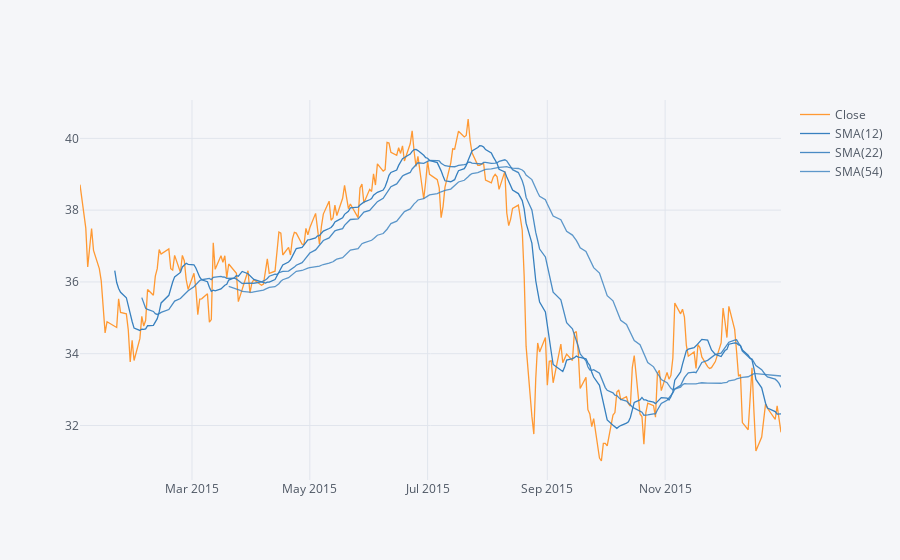

Notebook code cell kept with this figure:
### Markdown cell above
** Use .ta_plot(study='sma') to create a Simple Moving Averages plot of Morgan Stanley for the year 2015.**

### Code cell
MS['Close'].loc['2015-01-01':'2016-01-01'].ta_plot(study='sma',periods=[12,22,54])

### Figure 1 — Plotly figure (JSON) as saved in the notebook; plotly's stock layout.template omitted (floating-point values rounded to 4 significant figures; data arrays with more than 128 entries replaced by an {"elided": "..."} marker saying what was removed)
{"data": [{"line": {"color": "rgba(255, 153, 51, 1.0)", "dash": "solid", "shape": "linear", "width": 1.3}, "mode": "lines", "name": "Close", "text": "", "type": "scatter", "x": {"elided": "252 str values"}, "y": {"elided": "252 float values"}}, {"line": {"color": "rgba(55, 128, 191, 1.0)", "dash": "solid", "shape": "linear", "width": 1.3}, "mode": "lines", "name": "SMA(12)", "text": "", "type": "scatter", "x": {"elided": "252 str values"}, "y": {"elided": "252 mixed values"}}, {"line": {"color": "rgba(55, 128, 191, 0.8999999999999999)", "dash": "solid", "shape": "linear", "width": 1.3}, "mode": "lines", "name": "SMA(22)", "text": "", "type": "scatter", "x": {"elided": "252 str values"}, "y": {"elided": "252 mixed values"}}, {"line": {"color": "rgba(55, 128, 191, 0.7999999999999998)", "dash": "solid", "shape": "linear", "width": 1.3}, "mode": "lines", "name": "SMA(54)", "text": "", "type": "scatter", "x": {"elided": "252 str values"}, "y": {"elided": "252 mixed values"}}], "layout": {"legend": {"bgcolor": "#F5F6F9", "font": {"color": "#4D5663"}}, "paper_bgcolor": "#F5F6F9", "plot_bgcolor": "#F5F6F9", "title": {"font": {"color": "#4D5663"}}, "xaxis": {"gridcolor": "#E1E5ED", "showgrid": true, "tickfont": {"color": "#4D5663"}, "title": {"font": {"color": "#4D5663"}, "text": ""}, "zerolinecolor": "#E1E5ED"}, "yaxis": {"gridcolor": "#E1E5ED", "showgrid": true, "tickfont": {"color": "#4D5663"}, "title": {"font": {"color": "#4D5663"}, "text": ""}, "zerolinecolor": "#E1E5ED"}}}
